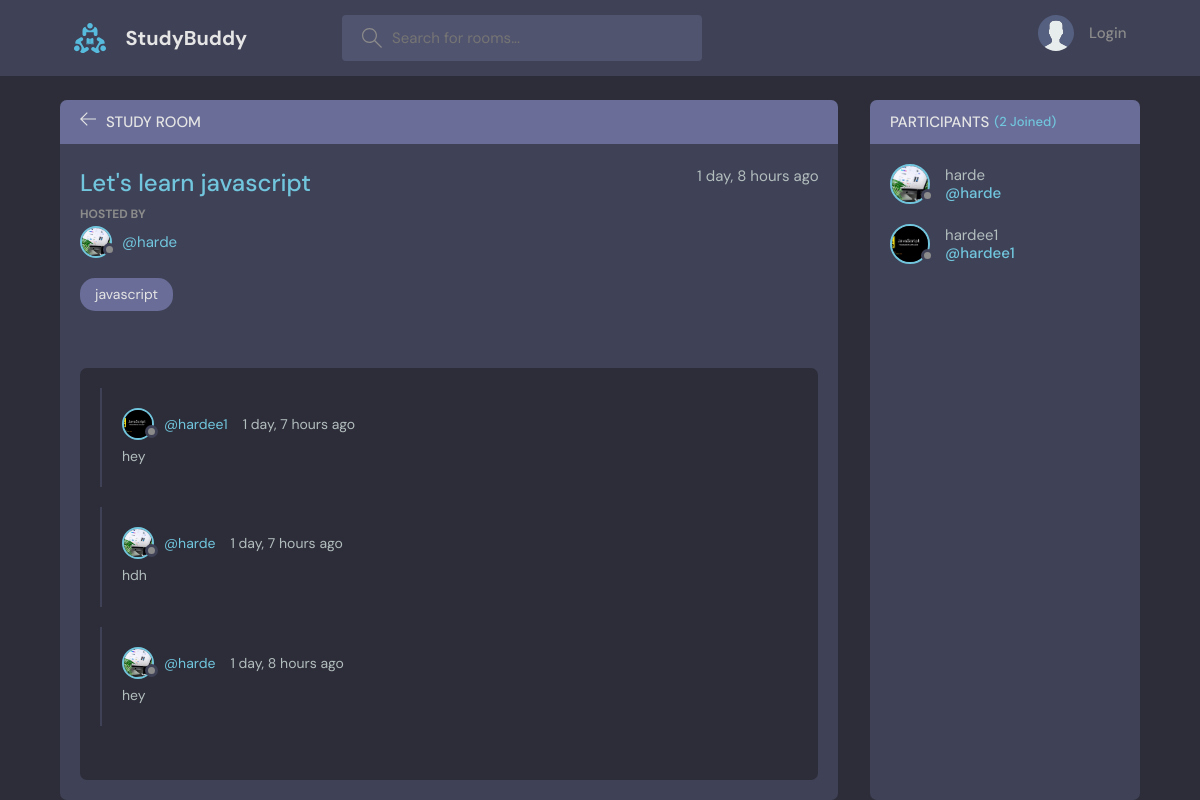
The page /room/1/ on the database its author committed.
### base/models.py (models this page shows, shortened)
class Room(models.Model):
    host=models.ForeignKey(User, on_delete=models.SET_NULL, null=True )
    name = models.CharField(max_length=100)
    topic=models.ForeignKey(Topic, on_delete=models.CASCADE, null=True)
    participants=models.ManyToManyField(User, related_name='participants', blank=True)
    description = models.TextField(max_length=250)
    created_at = models.DateTimeField(auto_now_add=True)
    updated_at = models.DateTimeField(auto_now=True)
    class Meta:
        ordering = ['-created_at', 'updated_at']

class User(AbstractUser):
    name= models.CharField(max_length=200, null=True)
    email=models.EmailField(unique=True, null=True)
    avatar= models.ImageField(null=True, default='avatar.svg')
    bio=models.TextField(max_length=255, null=True)
    USERNAME_FIELD='email'
    REQUIRED_FIELDS= ['username']

class Topic(models.Model):
    name = models.CharField(max_length=100)

class Message(models.Model):
    user= models.ForeignKey(User, on_delete=models.SET_NULL, null=True)
    room = models.ForeignKey(Room, on_delete=models.CASCADE, null=True)
    body=models.TextField()
    created_at = models.DateTimeField(auto_now_add=True, null=True)
    class Meta:
        ordering = ['-created_at']

### base/views.py (the view, shortened to what this page needs)
# urls.py: path('room/', views.room),
def room(request, pk):
    room = Room.objects.get(id=pk)
    room_message= room.message_set.all().order_by('-created_at')
    participants= room.participants.all()
    context = {'room':room, 'room_message':room_message, 'participants':participants}
    return render(request, 'base/room.html', context)

### base/templates/base/room.html (shortened to what this page needs)
{% extends 'main.html' %}
{% block content %}
    <main class="profile-page layout layout--2">
      <div class="container">
        <div class="room">
          <div class="room__top">
            <div class="room__topLeft">
              <a href="{% url 'home' %}">
                <svg version="1.1" xmlns="http://www.w3.org/2000/svg" width="32" height="32" viewBox="0 0 32 32">
                  <title>arrow-left</title>
                  <path
                    d="M13.723 2.286l-13.723 13.714 13.719 13.714 1.616-1.611-10.96-10.96h27.625v-2.286h-27.625l10.965-10.965-1.616-1.607z"
                  ></path>
                </svg>
              </a>
              <h3>Study Room</h3>
            </div>
          </div>
          <div class="room__box scroll">
            <div class="room__header scroll">
              <div class="room__info">
                <h3>{{room.name}}</h3>
                <span>{{room.created_at | timesince}} ago</span>
              </div>
              <div class="room__hosted">
                <p>Hosted By</p>
                <a href="{% url 'user-profile' room.host.id %}" class="room__author">
                  <div class="avatar avatar--small">
                    <img src="{{room.host.avatar.url}}" />
                  </div>
                  <span>@{{room.host.username}}</span>
                </a>
              </div>
              <span class="room__topics">{{room.topic.name}}</span>
            </div>
            <div class="room__conversation">
              <div class="threads scroll">
                {% for message in room_message %}
                <div class="thread">
                  <div class="thread__top">
                    <div class="thread__author">
                      <a href="#" class="thread__authorInfo">
                        <div class="avatar avatar--small">
                          <img src="{{message.user.avatar.url}}" />
                        </div>
                        <span>@{{message.user.username}}</span>
                      </a>
                      <span class="thread__date">{{message.created_at | timesince}} ago</span>
                    </div>
                  </div>
                  <div class="thread__details">
                    {{message.body}}
                  </div>
                </div>
                {% endfor %}
              </div>
            </div>
          </div>
        </div>
        <div class="participants">
          <h3 class="participants__top">Participants <span>({{participants.all.count}} Joined)</span></h3>
          <div class="participants__list scroll">
            {% for user in participants %}
            <a href="profile.html" class="participant">
              <div class="avatar avatar--medium">
                <img src="{{user.avatar.url}}" alt="" />
              </div>
              <p>
                {{user.username}}
                <span>@{{user.username}}</span>
              </p>
            </a>
            {% endfor %}
          </div>
        </div>
      </div>
    </main>
{% endblock %}

### rows shown on the page
Room: name "Let's learn javascript", created_at "1 day, 8 hours", host.avatar (picture), host.username "harde", topic.name "javascript"
Message: user.avatar (picture), user.username "hardee1", created_at "1 day, 7 hours", body "hey"
Message: user.avatar (picture), user.username "harde", created_at "1 day, 7 hours", body "hdh"
Message: user.avatar (picture), user.username "harde", created_at "1 day, 8 hours", body "hey"
User: avatar (picture), username "harde"
User: avatar (picture), username "hardee1"

### other values the page prints
{{ participants.all.count }} "2"
